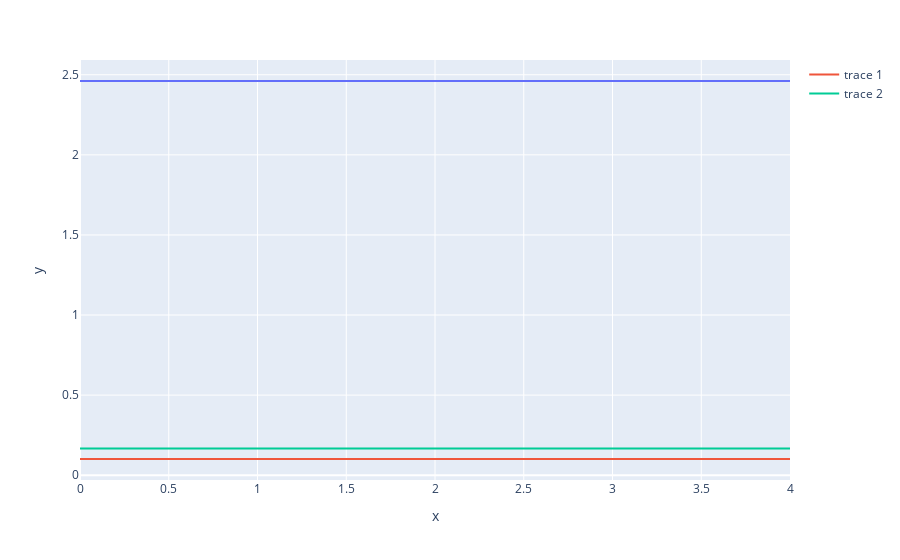

This figure's notebook cell:
### Code cell
fig = px.line(x=epoch,y=losses)
fig.add_scatter(x=epoch, y=accuracies, mode='lines')
fig.add_scatter(x=epoch, y=macro_accuracies, mode='lines')
# fig.add(px.line(x=epoch,y=accuracies))
# fig.add(px.line(x=epoch,y=macro_accuracies))

### Figure 1 — Plotly figure (JSON) as saved in the notebook; plotly's stock layout.template omitted (floating-point values rounded to 4 significant figures)
{"data": [{"hovertemplate": "x=%{x}<br>y=%{y}<extra></extra>", "legendgroup": "", "line": {"color": "#636efa", "dash": "solid"}, "marker": {"symbol": "circle"}, "mode": "lines", "name": "", "orientation": "v", "showlegend": false, "type": "scatter", "x": [0, 1, 2, 3, 4], "xaxis": "x", "y": [2.461, 2.461, 2.461, 2.461, 2.461], "yaxis": "y"}, {"mode": "lines", "type": "scatter", "x": [0, 1, 2, 3, 4], "y": [0.1012, 0.1012, 0.1012, 0.1012, 0.1012]}, {"mode": "lines", "type": "scatter", "x": [0, 1, 2, 3, 4], "y": [0.1667, 0.1667, 0.1667, 0.1667, 0.1667]}], "layout": {"legend": {"tracegroupgap": 0}, "margin": {"t": 60}, "xaxis": {"anchor": "y", "domain": [0, 1], "title": {"text": "x"}}, "yaxis": {"anchor": "x", "domain": [0, 1], "title": {"text": "y"}}}}
